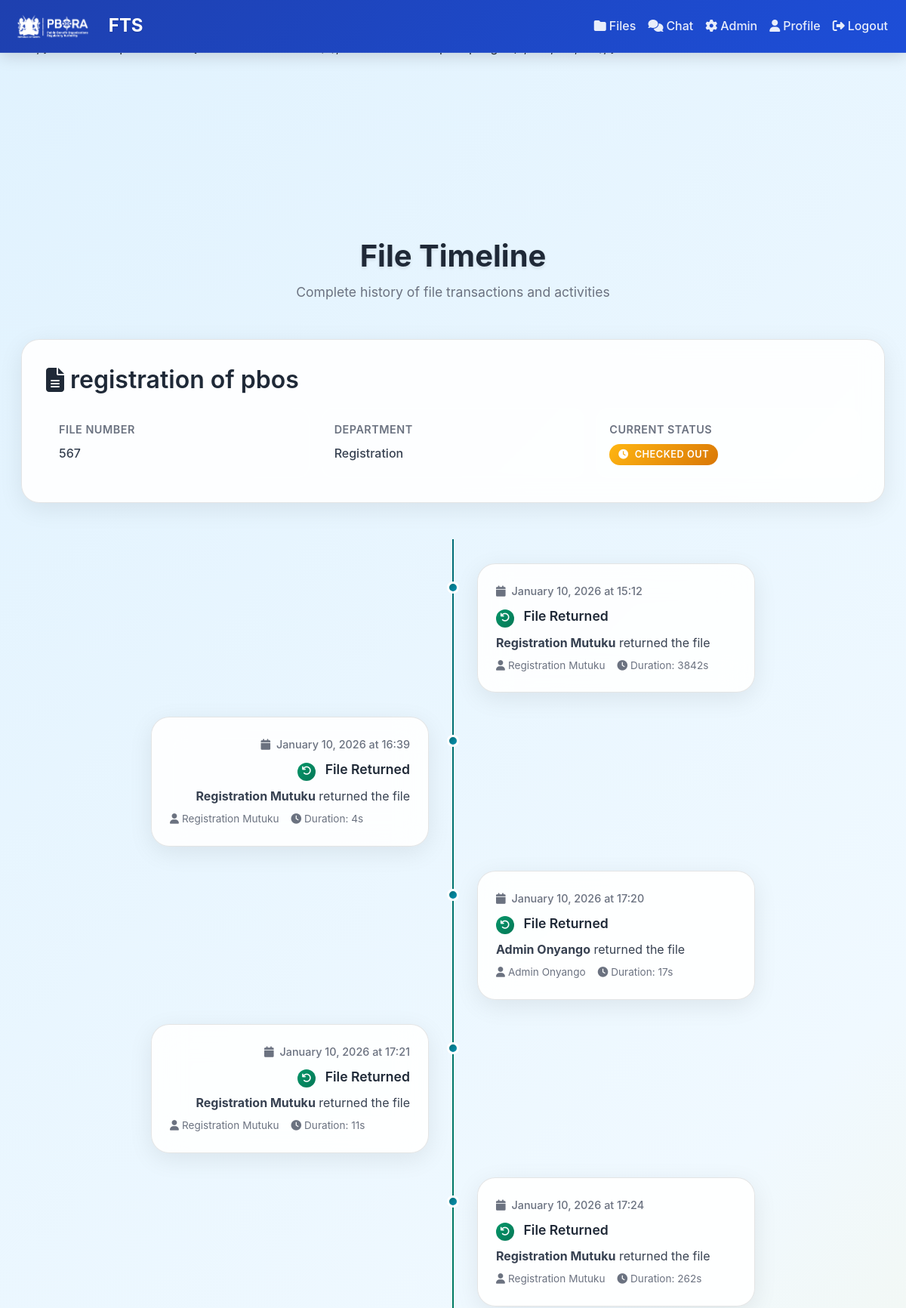
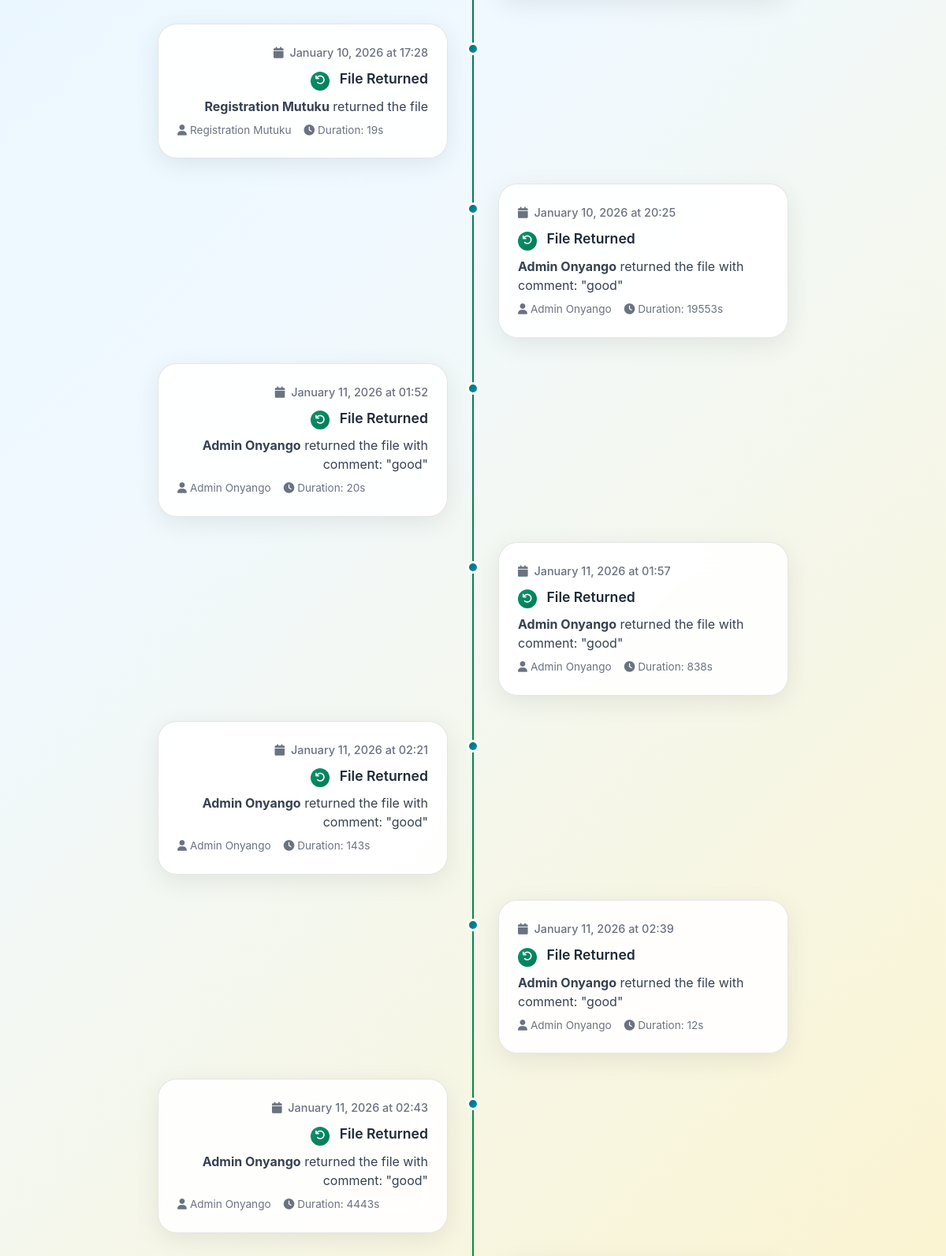
/files/files/1/timeline (signed in, upper part), run on the app's committed database (2 pictures, top to bottom).
### app/models.py (models this page shows, shortened)
class FileRecord(db.Model):
    __tablename__ = "files"
    id = db.Column(db.Integer, primary_key=True)
    file_number = db.Column(db.String(100), unique=True, nullable=False)
    title = db.Column(db.String(200), nullable=True)
    department = db.Column(db.String(120), nullable=True)
    is_issued = db.Column(db.Boolean, default=False)
    transactions = db.relationship("FileTransaction", backref="file", lazy=True)

class FileTransaction(db.Model):
    __tablename__ = "file_transactions"
    id = db.Column(db.Integer, primary_key=True)
    file_id = db.Column(db.Integer, db.ForeignKey("files.id"), nullable=False)
    user_id = db.Column(db.Integer, db.ForeignKey("users.id"), nullable=False)
    checkout_time = db.Column(db.DateTime, default=datetime.utcnow,  nullable=False)
    return_time = db.Column(db.DateTime, nullable=True)
    issued_by_admin_id = db.Column(db.Integer, db.ForeignKey("users.id"))
    returned_to_admin_id = db.Column(db.Integer, db.ForeignKey("users.id"))
    purpose = db.Column(db.String(250))
    comments = db.Column(db.String(250))
    checkout_signature = db.Column(db.Text)  # Base64 encoded signature image
    return_signature = db.Column(db.Text)    # Base64 encoded signature image
    condition = db.Column(db.String(50), default="good")
    issued_by = db.relationship("User", foreign_keys=[issued_by_admin_id])
    returned_to = db.relationship("User", foreign_keys=[returned_to_admin_id])

class User(db.Model, UserMixin):
    __tablename__ = "users"
    id = db.Column(db.Integer, primary_key=True)
    name = db.Column(db.String(120), nullable=False)
    designation = db.Column(db.String(120), nullable=False)
    email = db.Column(db.String(150), unique=True, nullable=False)
    password = db.Column(db.String(200), nullable=False)
    role = db.Column(db.String(20), default="staff", nullable=False)
    transactions = db.relationship("FileTransaction", backref="user", lazy=True, foreign_keys="FileTransaction.user_id")

### app/routes/files.py (the view)
@bp.route("/files/<int:file_id>/timeline")
@login_required
def file_timeline(file_id):
    file = FileRecord.query.get_or_404(file_id)
    transactions = file.transactions
    return render_template("files/timeline.html", file=file, transactions=transactions)

### app/templates/files/timeline.html (shortened to what this page needs)
{% extends "base.html" %}
{% block content %}
<div class="container-fluid mt-5">
    <div class="page-header fade-in-up">
        <h1 class="page-title">File Timeline</h1>
        <p class="page-subtitle">Complete history of file transactions and activities</p>
    </div>
    <div class="file-info-card fade-in-up">
        <h2 class="file-title">
            <i class="fas fa-file-alt"></i>
            {{ file.title }}
        </h2>
        <div class="file-details">
            <div class="detail-item">
                <div class="detail-label">File Number</div>
                <div class="detail-value">{{ file.file_number }}</div>
            </div>
            <div class="detail-item">
                <div class="detail-label">Department</div>
                <div class="detail-value">{{ file.department }}</div>
            </div>
            <div class="detail-item">
                <div class="detail-label">Current Status</div>
                <div class="detail-value">
                    <span class="status-badge {% if file.is_issued %}status-issued{% else %}status-available{% endif %}">
                        <i class="fas fa-{% if file.is_issued %}clock{% else %}check-circle{% endif %}"></i>
                        {% if file.is_issued %}Checked Out{% else %}Available{% endif %}
                    </span>
                </div>
            </div>
        </div>
    </div>
    <div class="timeline-container">
        <div class="timeline-line"></div>
        {% for transaction in transactions %}
        <div class="timeline-item {% if loop.index % 2 == 0 %}left{% else %}right{% endif %} fade-in-up">
            <div class="timeline-dot"></div>
            <div class="timeline-card">
                <div class="timeline-time">
                    <i class="fas fa-calendar me-1"></i>
                    {{ transaction.checkout_time.strftime('%B %d, %Y at %H:%M') }}
                </div>
                <div class="timeline-title">
                    <span class="timeline-icon {% if transaction.return_time %}icon-return{% else %}icon-checkout{% endif %}">
                        <i class="fas fa-{% if transaction.return_time %}undo{% else %}sign-out-alt{% endif %}"></i>
                    </span>
                    {% if transaction.return_time %}File Returned{% else %}File Checked Out{% endif %}
                </div>
                <div class="timeline-description">
                    <strong>{{ transaction.user.name }}</strong>
                    {% if transaction.return_time %}
                        returned the file
                        {% if transaction.comments %}with comment: "{{ transaction.comments }}"{% endif %}
                    {% else %}
                        checked out the file
                        {% if transaction.purpose %}for: "{{ transaction.purpose }}"{% endif %}
                    {% endif %}
                </div>
                <div class="timeline-meta">
                    <span><i class="fas fa-user me-1"></i>{{ transaction.user.name }}</span>
                    {% if transaction.return_time %}
                    <span><i class="fas fa-clock me-1"></i>Duration: {{ (transaction.return_time - transaction.checkout_time).total_seconds() | round | int }}s</span>
                    {% endif %}
                </div>
            </div>
        </div>
        {% endfor %}
    </div>
</div>
{% endblock %}

### app/static/css/style.css (style rules this page uses)
:root { --primary-color: #1e40af; --primary-hover: #1d4ed8; --primary-light: #dbeafe; --secondary-color: #059669; --secondary-hover: #047857; --accent-color: #d97706; --accent-hover: #b45309; --text-primary: #111827; --text-secondary: #374151; --text-muted: #6b7280; --bg-primary: #ffffff; --bg-secondary: #f9fafb; --bg-tertiary: #f3f4f6; --border-color: #e5e7eb; --border-hover: #d1d5db; --success-color: #059669; --success-bg: #ecfdf5; --error-color: #dc2626; --error-bg: #fef2f2; --warning-color: #d97706; --warning-bg: #fffbeb; --info-color: #0891b2; --info-bg: #ecfeff; --shadow-sm: 0 1px 2px 0 rgba(0, 0, 0, 0.05); --shadow-md: 0 4px 6px -1px rgba(0, 0, 0, 0.1), 0 2px 4px -1px rgba(0, 0, 0, 0.06); --shadow-lg: 0 10px 15px -3px rgba(0, 0, 0, 0.1), 0 4px 6px -2px rgba(0, 0, 0, 0.05); --shadow-xl: 0 20px 25px -5px rgba(0, 0, 0, 0.1), 0 10px 10px -5px rgba(0, 0, 0, 0.04); --font-size-xs: 0.75rem; --font-size-sm: 0.875rem; --font-size-base: 1rem; --font-size-lg: 1.125rem; --font-size-xl: 1.25rem; --font-size-2xl: 1.5rem; --font-size-3xl: 1.875rem; --font-size-4xl: 2.25rem; --spacing-xs: 0.25rem; --spacing-sm: 0.5rem; --spacing-md: 1rem; --spacing-lg: 1.5rem; --spacing-xl: 2rem; --spacing-2xl: 3rem; --radius-sm: 0.25rem; --radius-md: 0.375rem; --radius-lg: 0.5rem; --radius-xl: 0.75rem; --radius-2xl: 1rem; --transition-fast: 0.15s ease-in-out; --transition-normal: 0.3s ease-in-out; --transition-slow: 0.5s ease-in-out; }
body { font-family: 'Inter', -apple-system, BlinkMacSystemFont, 'Segoe UI', Roboto, 'Helvetica Neue', Arial, sans-serif; font-size: var(--font-size-base); line-height: 1.6; color: var(--text-primary); background-color: var(--bg-secondary); -webkit-font-smoothing: antialiased; -moz-osx-font-smoothing: grayscale; }
h1, h2, h3, h4, h5, h6 { font-weight: 600; line-height: 1.3; margin-bottom: var(--spacing-md); color: var(--text-primary); }
h1 { font-size: var(--font-size-3xl); }
h2 { font-size: var(--font-size-2xl); }
p { margin-bottom: var(--spacing-md); color: var(--text-secondary); }

### app/templates/base.html (style rules this page uses)
:root { --content-max-width: 1200px; --sidebar-width: 280px; --header-height: 70px; }
body { background: linear-gradient(135deg, #f8fafc 0%, #f1f5f9 50%, #fef3c7 100%); min-height: 100vh; font-family: 'Inter', -apple-system, BlinkMacSystemFont, 'Segoe UI', Roboto, sans-serif; line-height: 1.6; color: #1f2937; overflow-x: hidden; }

### data on the page
FileRecord: title "registration of pbos", file_number "567", department "Registration"
FileTransaction: shows "File Returned", shows "returned the file", return_time+checkout_time "3842"
FileTransaction: shows "File Returned", shows "returned the file", return_time+checkout_time "4"
FileTransaction: shows "File Returned", shows "returned the file", return_time+checkout_time "17"
FileTransaction: shows "File Returned", shows "returned the file", return_time+checkout_time "11"
FileTransaction: shows "File Returned", shows "returned the file", return_time+checkout_time "262"
FileTransaction: shows "File Returned", shows "returned the file", return_time+checkout_time "19"
FileTransaction: shows "File Returned", return_time+checkout_time "19553"
FileTransaction: shows "File Returned", return_time+checkout_time "20"
FileTransaction: shows "File Returned", return_time+checkout_time "838"
FileTransaction: shows "File Returned", return_time+checkout_time "143"
FileTransaction: shows "File Returned", return_time+checkout_time "12"
FileTransaction: shows "File Returned", return_time+checkout_time "4443"
